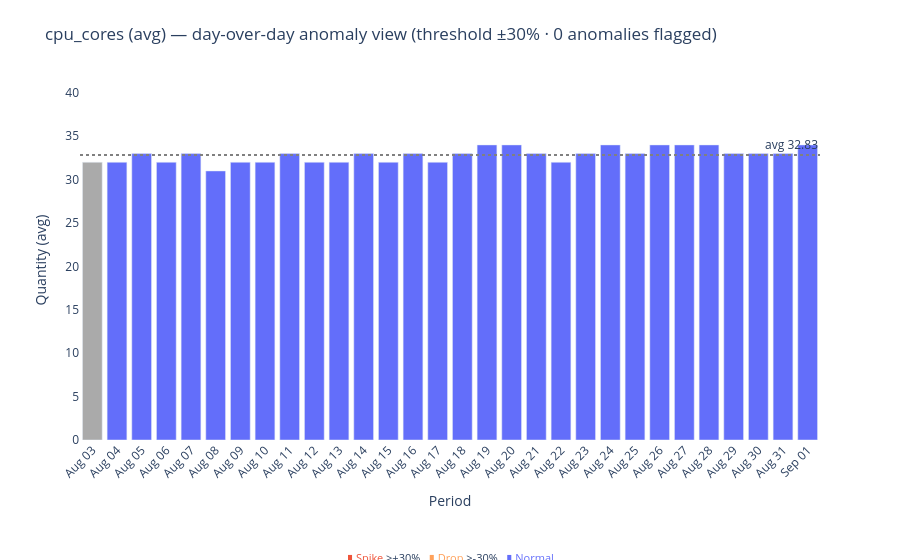

Here is the notebook cell this chart was saved with:
### Markdown cell above
### Chart Guide

**Purpose:** Flags periods with unusually large jumps or drops that warrant investigation
before using the data in a customer-facing report.

**Chart Attributes**

| | |
|---|---|
| **Chart type** | Bar chart with diverging colours |
| **X axis** | Date |
| **Y axis** | Usage quantity |
| **Blue bars** | Normal — change within threshold |
| **Red bars** | Spike — increased by more than the threshold |
| **Orange bars** | Drop — decreased by more than the threshold |
| **Dotted line** | Period average — context for whether current level is high or low |

**Insights:** A single red bar following steady blue bars is an isolated spike worth
investigating. Multiple red/orange bars alternating indicate noisy, volatile data.
> Threshold is `DOD_THRESHOLD_PCT` (default ±30%), configurable in Section 2.
> Showing dataset at index `0` (0-based; valid range `0` to `len(agg_datasets) − 1`). To show all, change `ds = agg_datasets[0]` to `for ds in agg_datasets:`.

### Code cell
if fig_46b is not None:
    fig_46b.show()

### Figure 1 — Plotly figure (JSON) as saved in the notebook; plotly's stock layout.template omitted (floating-point values rounded to 4 significant figures)
{"data": [{"cliponaxis": false, "customdata": [[NaN], [0.0], [3.1], [-3.0], [3.1], [-6.1], [3.2], [0.0], [3.1], [-3.0], [0.0], [3.1], [-3.0], [3.1], [-3.0], [3.1], [3.0], [0.0], [-2.9], [-3.0], [3.1], [3.0], [-2.9], [3.0], [0.0], [0.0], [-2.9], [0.0], [0.0], [3.0]], "hovertemplate": "<b>%{x}</b><br>Value: %{y:.2f}<br>Day-over-day: %{customdata[0]:.1f}%<extra></extra>", "marker": {"color": ["#aaa", "#636EFA", "#636EFA", "#636EFA", "#636EFA", "#636EFA", "#636EFA", "#636EFA", "#636EFA", "#636EFA", "#636EFA", "#636EFA", "#636EFA", "#636EFA", "#636EFA", "#636EFA", "#636EFA", "#636EFA", "#636EFA", "#636EFA", "#636EFA", "#636EFA", "#636EFA", "#636EFA", "#636EFA", "#636EFA", "#636EFA", "#636EFA", "#636EFA", "#636EFA"]}, "text": ["", "", "", "", "", "", "", "", "", "", "", "", "", "", "", "", "", "", "", "", "", "", "", "", "", "", "", "", "", ""], "textfont": {"color": "#333", "size": 11}, "textposition": "outside", "type": "bar", "x": ["Aug 03", "Aug 04", "Aug 05", "Aug 06", "Aug 07", "Aug 08", "Aug 09", "Aug 10", "Aug 11", "Aug 12", "Aug 13", "Aug 14", "Aug 15", "Aug 16", "Aug 17", "Aug 18", "Aug 19", "Aug 20", "Aug 21", "Aug 22", "Aug 23", "Aug 24", "Aug 25", "Aug 26", "Aug 27", "Aug 28", "Aug 29", "Aug 30", "Aug 31", "Sep 01"], "y": [32, 32, 33, 32, 33, 31, 32, 32, 33, 32, 32, 33, 32, 33, 32, 33, 34, 34, 33, 32, 33, 34, 33, 34, 34, 34, 33, 33, 33, 34]}], "layout": {"annotations": [{"showarrow": false, "text": "avg 32.83", "x": 1, "xanchor": "right", "xref": "x domain", "y": 32.83, "yanchor": "bottom", "yref": "y"}, {"align": "center", "font": {"size": 11}, "showarrow": false, "text": "<span style='color:#EF553B'>▮ Spike</span> &gt;+30%&nbsp;&nbsp;&nbsp;<span style='color:#FFA15A'>▮ Drop</span> &gt;-30%&nbsp;&nbsp;&nbsp;<span style='color:#636EFA'>▮ Normal</span>", "x": 0.5, "xanchor": "center", "xref": "paper", "y": -0.3, "yanchor": "top", "yref": "paper"}], "margin": {"b": 120, "l": 80, "r": 80, "t": 80}, "plot_bgcolor": "white", "shapes": [{"line": {"color": "gray", "dash": "dot"}, "type": "line", "x0": 0, "x1": 1, "xref": "x domain", "y0": 32.83, "y1": 32.83, "yref": "y"}], "showlegend": false, "title": {"text": "cpu_cores (avg) — day-over-day anomaly view (threshold ±30% · 0 anomalies flagged)"}, "xaxis": {"tickangle": -45, "tickmode": "linear", "title": {"text": "Period"}}, "yaxis": {"range": [0, 41.48], "title": {"text": "Quantity (avg)"}}}}
